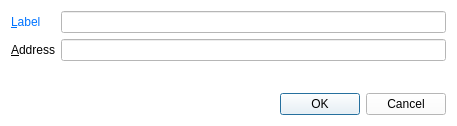
<?xml version="1.0" encoding="UTF-8"?>
<ui version="4.0">
 <class>EditAddressDialog</class>
 <widget class="QDialog" name="EditAddressDialog">
  <property name="geometry">
   <rect>
    <x>0</x>
    <y>0</y>
    <width>457</width>
    <height>126</height>
   </rect>
  </property>
  <property name="windowTitle">
   <string>Edit Address</string>
  </property>
  <property name="styleSheet">
   <string notr="true">background-color: rgb(255, 255, 255);</string>
  </property>
  <layout class="QVBoxLayout" name="verticalLayout">
   <item>
    <layout class="QFormLayout" name="formLayout">
     <property name="fieldGrowthPolicy">
      <enum>QFormLayout::AllNonFixedFieldsGrow</enum>
     </property>
     <item row="0" column="0">
      <widget class="QLabel" name="label">
       <property name="styleSheet">
        <string notr="true">color: rgb(0, 115, 255);</string>
       </property>
       <property name="text">
        <string>&amp;Label</string>
       </property>
       <property name="buddy">
        <cstring>labelEdit</cstring>
       </property>
      </widget>
     </item>
     <item row="0" column="1">
      <widget class="QLineEdit" name="labelEdit">
       <property name="toolTip">
        <string>The label associated with this address list entry</string>
       </property>
      </widget>
     </item>
     <item row="1" column="0">
      <widget class="QLabel" name="label_2">
       <property name="text">
        <string>&amp;Address</string>
       </property>
       <property name="buddy">
        <cstring>addressEdit</cstring>
       </property>
      </widget>
     </item>
     <item row="1" column="1">
      <widget class="QValidatedLineEdit" name="addressEdit">
       <property name="toolTip">
        <string>The address associated with this address list entry. This can only be modified for sending addresses.</string>
       </property>
      </widget>
     </item>
    </layout>
   </item>
   <item>
    <widget class="QDialogButtonBox" name="buttonBox">
     <property name="orientation">
      <enum>Qt::Horizontal</enum>
     </property>
     <property name="standardButtons">
      <set>QDialogButtonBox::Cancel|QDialogButtonBox::Ok</set>
     </property>
    </widget>
   </item>
  </layout>
 </widget>
 <customwidgets>
  <customwidget>
   <class>QValidatedLineEdit</class>
   <extends>QLineEdit</extends>
   <header>qvalidatedlineedit.h</header>
  </customwidget>
 </customwidgets>
 <resources/>
 <connections>
  <connection>
   <sender>buttonBox</sender>
   <signal>accepted()</signal>
   <receiver>EditAddressDialog</receiver>
   <slot>accept()</slot>
   <hints>
    <hint type="sourcelabel">
     <x>20</x>
     <y>20</y>
    </hint>
    <hint type="destinationlabel">
     <x>20</x>
     <y>20</y>
    </hint>
   </hints>
  </connection>
  <connection>
   <sender>buttonBox</sender>
   <signal>rejected()</signal>
   <receiver>EditAddressDialog</receiver>
   <slot>reject()</slot>
   <hints>
    <hint type="sourcelabel">
     <x>20</x>
     <y>20</y>
    </hint>
    <hint type="destinationlabel">
     <x>20</x>
     <y>20</y>
    </hint>
   </hints>
  </connection>
 </connections>
</ui>
